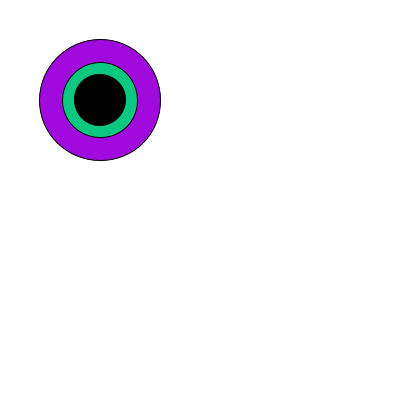
Frame 1 (no input)
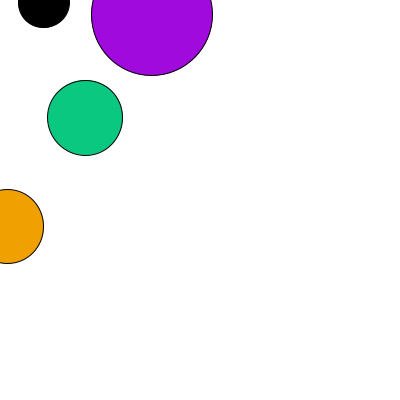
Frame 60 (the mouse pressed at the canvas centre just before this capture)
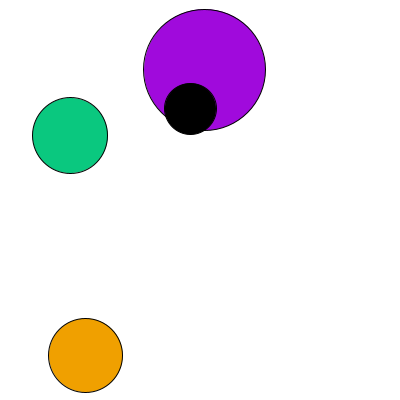
Frame 120 (the mouse held since frame 60 and released just before this capture)

The Processing sketch that drew these frames (run headless with seeded random() and noise(); from frame 60 on, the mouse is pressed at the canvas centre):

// Processing sketch: multiBall
// ── multiBall.pde
Ball myBall0;
Ball myBall1;
Ball myBall2;
Ball myBall3;

void setup() {
  size(400, 400);
  myBall0 = new Ball(color(160, 10, 220));
  myBall1 = new Ball(color(240, 160, 0));
  myBall2 = new Ball(color(10, 200, 127));
  myBall3 = new Ball(color(0, 0, 0));
}

void draw() {
  background(255);
  myBall0.drawBall();
  myBall0.moveBall();
  myBall0.checkEdges();

  myBall1.drawBall();
  myBall1.moveBall();
  myBall1.checkEdges();

  myBall2.drawBall();
  myBall2.moveBall();
  myBall2.checkEdges();

  myBall3.drawBall();
  myBall3.moveBall();
  myBall3.checkEdges();
}
// ── Ball.pde
class Ball {

  float xPos, yPos, xSpeed, ySpeed, rad;
  color myColor;

  Ball(color _thisColor) {
    xPos = 100;
    yPos = 100;
    xSpeed = random(-3, 3);
    ySpeed = random(-3, 3);
    rad = random(50, 125);
    myColor = _thisColor;
  }

  void drawBall() {
    fill(myColor);
    ellipse(xPos, yPos, rad, rad);
  }

  void moveBall() {
    xPos+=xSpeed;
    yPos+=ySpeed;
  }

  void checkEdges() {
    if (xPos >= width || xPos<= 0) {
      xSpeed *= -1;
    }
    if (yPos >= height || yPos<= 0) {
      ySpeed *= -1;
    }
  }
}
